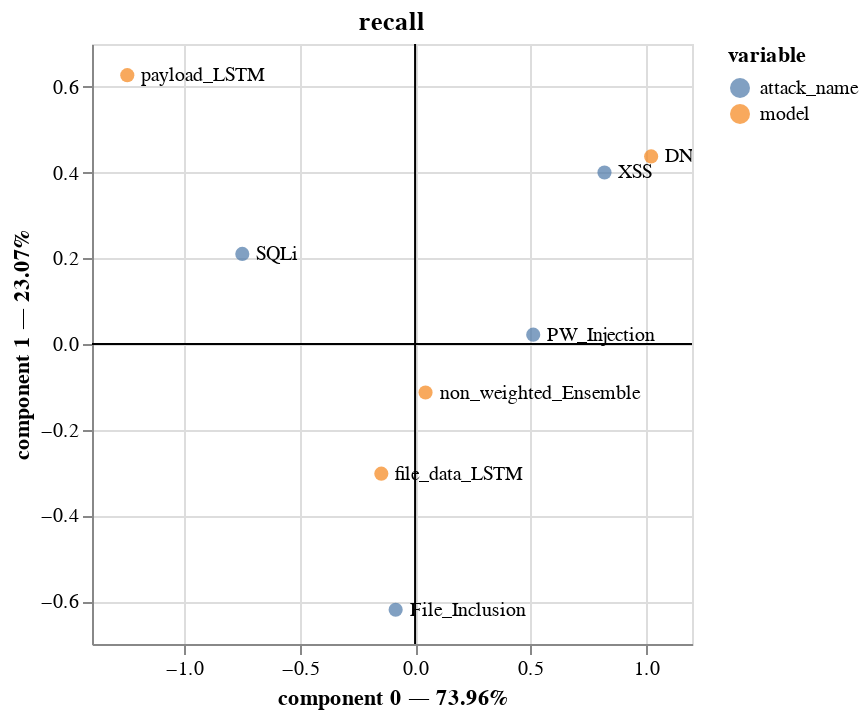

Notebook cell for this chart:
### Code cell
# recall
ca, input_X, stype = cas[2]
getCA_plot(input_X, ca, stype)

### Figure 1 — Vega-Lite specification as saved in the notebook (floating-point values rounded to 4 significant figures)
{"config": {"view": {"continuousWidth": 300, "continuousHeight": 300}}, "layer": [{"data": {"name": "data-29a8e5a4fe411657bb867f81e825cecd"}, "mark": {"type": "circle", "size": 50}, "encoding": {"color": {"field": "variable", "type": "nominal"}, "tooltip": [{"field": "variable", "type": "nominal"}, {"field": "value", "type": "nominal"}, {"field": "component 0", "type": "quantitative"}, {"field": "component 1", "type": "quantitative"}], "x": {"axis": {"title": "component 0 — 73.96%"}, "field": "component 0", "scale": {"zero": false}, "type": "quantitative"}, "y": {"axis": {"title": "component 1 — 23.07%"}, "field": "component 1", "scale": {"zero": false}, "type": "quantitative"}}, "name": "view_3"}, {"data": {"name": "data-4528192e094f5b0967e3cbd7659757bc"}, "mark": {"type": "text", "align": "left", "baseline": "middle", "dx": 7, "fontSize": 10}, "encoding": {"text": {"field": "name", "type": "nominal"}, "x": {"field": "x", "type": "quantitative"}, "y": {"field": "y", "type": "quantitative"}}}, {"data": {"name": "data-06fd9f850666401b4599de5588b60692"}, "mark": {"type": "rule"}, "encoding": {"y": {"field": "y", "type": "quantitative"}}}, {"data": {"name": "data-9c00aa9dc2b1c1a0b4bf9b34ead12925"}, "mark": {"type": "rule"}, "encoding": {"x": {"field": "x", "type": "quantitative"}}}], "params": [{"name": "param_3", "select": {"type": "interval", "encodings": ["x", "y"]}, "bind": "scales", "views": ["view_3"]}], "title": "recall", "$schema": "https://vega.github.io/schema/vega-lite/v5.8.0.json", "datasets": {"data-29a8e5a4fe411657bb867f81e825cecd": [{"component 0": 1.023, "component 1": 0.4378, "variable": "model", "value": "DNN"}, {"component 0": -0.1463, "component 1": -0.3026, "variable": "model", "value": "file_data_LSTM"}, {"component 0": 0.04527, "component 1": -0.1132, "variable": "model", "value": "non_weighted_Ensemble"}, {"component 0": -1.247, "component 1": 0.6273, "variable": "model", "value": "payload_LSTM"}, {"component 0": -0.08416, "component 1": -0.6202, "variable": "attack_name", "value": "File_Inclusion"}, {"component 0": 0.512, "component 1": 0.02183, "variable": "attack_name", "value": "PW_Injection"}, {"component 0": -0.7487, "component 1": 0.2103, "variable": "attack_name", "value": "SQLi"}, {"component 0": 0.8208, "component 1": 0.4002, "variable": "attack_name", "value": "XSS"}], "data-4528192e094f5b0967e3cbd7659757bc": [{"name": "File_Inclusion", "x": -0.08416, "y": -0.6202}, {"name": "PW_Injection", "x": 0.512, "y": 0.02183}, {"name": "SQLi", "x": -0.7487, "y": 0.2103}, {"name": "XSS", "x": 0.8208, "y": 0.4002}, {"name": "DNN", "x": 1.023, "y": 0.4378}, {"name": "file_data_LSTM", "x": -0.1463, "y": -0.3026}, {"name": "non_weighted_Ensemble", "x": 0.04527, "y": -0.1132}, {"name": "payload_LSTM", "x": -1.247, "y": 0.6273}], "data-06fd9f850666401b4599de5588b60692": [{"y": 0}], "data-9c00aa9dc2b1c1a0b4bf9b34ead12925": [{"x": 0}]}}
